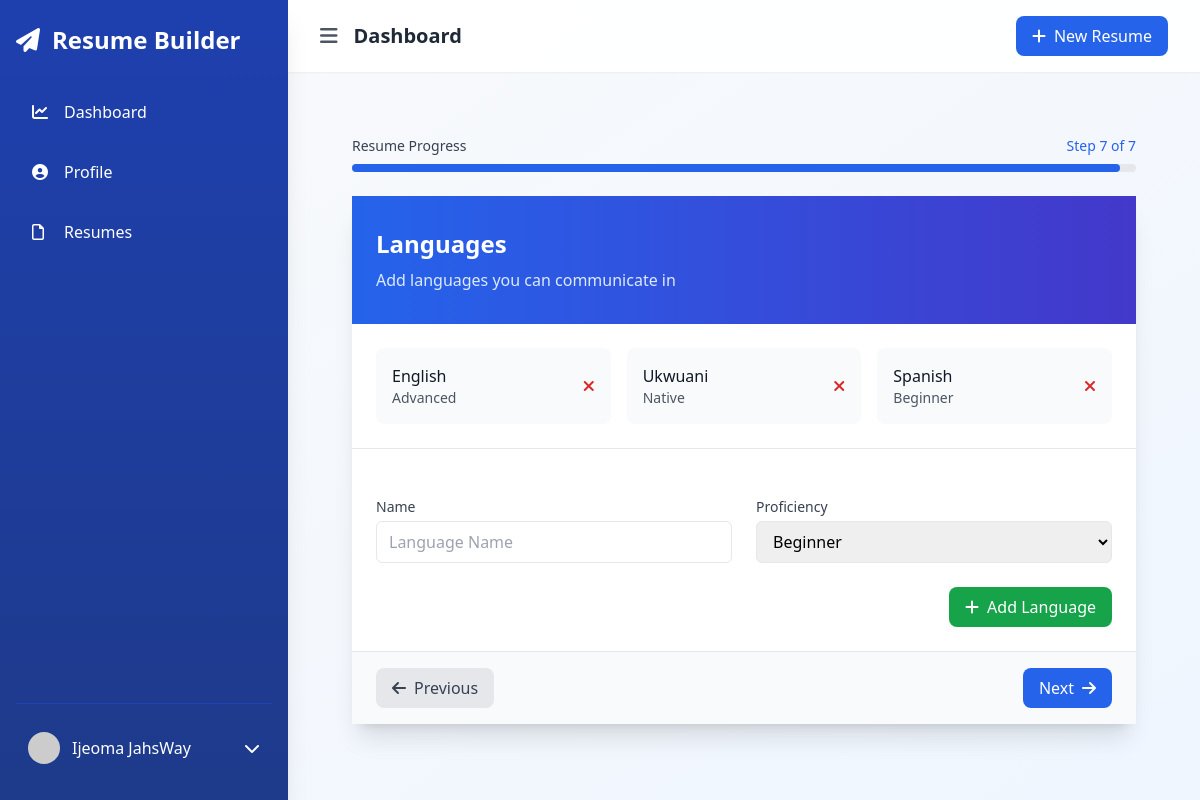
/resumes/novas-resume-962922d6/languages/ (signed in), run on the app's committed database.
### resumes/models.py (models this page shows)
class Language(models.Model):
    resume = models.ForeignKey(Resume, on_delete=models.CASCADE)
    name = models.CharField(max_length=50)
    proficiency = models.CharField(max_length=20)

### resumes/views.py (the view)
# urls.py: path('<slug:resume_slug>/languages/', views.languages, name='resume_languages'),
@login_required
def languages(request, resume_slug):
    resume = get_object_or_404(Resume, slug=resume_slug, user=request.user)
    languages = resume.language_set.all()
    if request.method == 'POST':
        form = LanguageForm(request.POST)
        if form.is_valid():
            language = form.save(commit=False)
            language.resume = resume
            language.save()
            messages.success(request, 'Language added successfully.')
            return redirect('resume_languages', resume_slug=resume.slug)
    else:
        form = LanguageForm()
    return render(request, 'resumes/languages.html', {
        'form': form,
        'languages': languages,
        'resume': resume,
        'section': 'languages'
    })

### resumes/forms.py
class LanguageForm(forms.ModelForm):
    class Meta:
        model = Language
        fields = ['name', 'proficiency']
        widgets = {
            'name': forms.TextInput(attrs={
                'class': 'w-full px-3 py-2 border rounded-md focus:outline-none focus:ring-2 focus:ring-blue-500',
                'placeholder': 'Language Name'
            }),
            'proficiency': forms.Select(attrs={
                'class': 'w-full px-3 py-2 border rounded-md focus:outline-none focus:ring-2 focus:ring-blue-500'
            }, choices=[
                ('Beginner', 'Beginner'),
                ('Intermediate', 'Intermediate'),
                ('Advanced', 'Fluent'),
                ('Native', 'Native')
            ])
        }

### core/context_processors.py (called while the page is built)
def site_settings(request):
    try:
        settings = SiteSettings.objects.first()
        templates = ResumeTemplate.objects.filter(is_active=True).order_by('?')
        return {
            'site_settings': settings,
            'featured_templates': templates
        }
    except:
        return {
            'site_settings': None,
            'featured_templates': []
        }

### resumes/templates/resumes/languages.html (shortened to what this page needs)
{% extends "accounts/dashboard_base.html" %}
{% block content %}
<div class="max-w-4xl mx-auto px-4 sm:px-6 lg:px-8 py-8">
    <div class="mb-6">
        <div class="flex justify-between items-center mb-2">
            <span class="text-sm font-medium text-gray-700">Resume Progress</span>
            <span class="text-sm font-medium text-blue-600">Step 7 of 7</span>
        </div>
        <div class="h-2 bg-gray-200 rounded-full">
            <div class="h-2 bg-blue-600 rounded-full" style="width: 98%"></div>
        </div>
    </div>
    <div class="bg-white rounded-2xl shadow-xl">
        <div class="bg-gradient-to-r from-blue-600 to-indigo-700 px-6 py-8">
            <h2 class="text-2xl font-bold text-white">Languages</h2>
            <p class="mt-2 text-blue-100">Add languages you can communicate in</p>
        </div>
        {% if languages %}
            <div class="p-6 border-b border-gray-200">
                <div class="grid grid-cols-1 sm:grid-cols-2 lg:grid-cols-3 gap-4">
                    {% for language in languages %}
                        <div class="bg-gray-50 rounded-lg p-4 flex justify-between items-center hover:bg-gray-100 transition-colors">
                            <div>
                                <h4 class="font-medium text-gray-900">{{ language.name }}</h4>
                                <p class="text-sm text-gray-600">{{ language.proficiency }}</p>
                            </div>
                            <form method="post" action="{% url 'delete_language' resume.slug language.id %}">
                                <button type="submit" class="text-red-600 hover:text-red-800 transition-colors">
                                    <i class="fas fa-times"></i>
                                </button>
                            </form>
                        </div>
                    {% endfor %}
                </div>
            </div>
        {% endif %}
        <div class="p-6">
            <form method="post" class="space-y-6">
                <div class="grid grid-cols-1 md:grid-cols-2 gap-6">
                    {% for field in form %}
                        <div class="space-y-1">
                            <label for="{{ field.id_for_label }}" class="block text-sm font-medium text-gray-700">
                                {{ field.label }}
                            </label>
                            {{ field }}
                        </div>
                    {% endfor %}
                </div>
                <div class="flex justify-end">
                    <button type="submit" class="inline-flex items-center px-4 py-2 bg-green-600 text-white rounded-lg hover:bg-green-700 transition-colors">
                        <i class="fas fa-plus mr-2"></i>Add Language
                    </button>
                </div>
            </form>
        </div>
        <div class="px-6 py-4 bg-gray-50 border-t border-gray-200 flex justify-between">
            <a href="{% url 'resume_certifications' resume.slug %}" class="inline-flex items-center px-4 py-2 bg-gray-200 text-gray-700 rounded-lg hover:bg-gray-300 transition-colors">
                <i class="fas fa-arrow-left mr-2"></i>Previous
            </a>
            <a href="{% url 'resume_references' resume.slug %}" class="inline-flex items-center px-4 py-2 bg-blue-600 text-white rounded-lg hover:bg-blue-700 transition-colors">
                Next<i class="fas fa-arrow-right ml-2"></i>
            </a>
        </div>
    </div>
</div>
{% endblock %}

### accounts/templates/accounts/dashboard_base.html (shortened to what this page needs)
<!DOCTYPE html>
<html lang="en">
<head>
    <script src="https://cdn.tailwindcss.com"></script>
    <link rel="stylesheet" href="https://cdnjs.cloudflare.com/ajax/libs/font-awesome/6.4.0/css/all.min.css">
</head>
<body class="bg-gradient-to-br from-gray-50 to-blue-50"
      x-data="{
          sidebarOpen: localStorage.getItem('sidebarOpen') === 'true' || window.innerWidth > 768,
          theme: localStorage.getItem('theme') || 'light'
      }"
      x-init="$watch('sidebarOpen', value => localStorage.setItem('sidebarOpen', value))">
    <div class="min-h-screen flex">
        <aside x-cloak
               :class="{'translate-x-0': sidebarOpen, '-translate-x-full hidden': !sidebarOpen}"
               class="fixed md:relative bg-gradient-to-b from-blue-800 to-blue-900 text-white w-72 min-h-screen z-30 sidebar-transition shadow-xl">
            <div class="h-full flex flex-col px-4 py-6">
                <div class="flex items-center justify-between mb-8">
                    <a href="{% url 'home' %}" class="text-2xl font-bold flex items-center group">
                        <i class="fas fa-paper-plane mr-3 transform group-hover:rotate-12 transition-transform"></i>
                        <span class="group-hover:text-blue-200 transition-colors">Resume Builder</span>
                    </a>
                </div>
                <nav class="flex-1">
                    <ul class="space-y-3">
                        <li x-data="{ isHovered: false }">
                            <a href="{% url 'dashboard' %}"
                               @mouseenter="isHovered = true"
                               @mouseleave="isHovered = false"
                               class="flex items-center py-3 px-4 rounded-lg transition-all duration-200 hover:bg-blue-700/50 relative overflow-hidden
                                    {% if request.path == '/dashboard/' %}bg-blue-700 border-l-4 border-white{% endif %}">
                                <i class="fas fa-chart-line w-5"></i>
                                <span class="ml-3">Dashboard</span>
                            </a>
                        </li>
                        <li x-data="{ isHovered: false }">
                            <a href="{% url 'update_profile' %}"
                               @mouseenter="isHovered = true"
                               @mouseleave="isHovered = false"
                               class="flex items-center py-3 px-4 rounded-lg transition-all duration-200 hover:bg-blue-700/50 relative overflow-hidden
                                    {% if request.path == '/profile/update/' %}bg-blue-700 border-l-4 border-white{% endif %}">
                                <i class="fas fa-user-circle w-5"></i>
                                <span class="ml-3">Profile</span>
                            </a>
                        </li>
                        <li x-data="{ isHovered: false }">
                            <a href="{% url 'resume_list' %}"
                               @mouseenter="isHovered = true"
                               @mouseleave="isHovered = false"
                               class="flex items-center py-3 px-4 rounded-lg transition-all duration-200 hover:bg-blue-700/50 relative overflow-hidden
                                    {% if request.path == '/resume_list/' %}bg-blue-700 border-l-4 border-white{% endif %}">
                                <i class="fa-regular fa-file w-5"></i>
                                <span class="ml-3">Resumes</span>
                            </a>
                        </li>
                    </ul>
                </nav>
                <div class="border-t border-blue-700/50 pt-4 space-y-2">
                    <div x-data="{ userMenuOpen: false }" class="relative">
                        <button @click="userMenuOpen = !userMenuOpen"
                                class="w-full flex items-center justify-between p-3 rounded-lg hover:bg-blue-700/50 transition-colors">
                            <div class="flex items-center">
                                <img src="{{ user.profile.profile_picture.url|default:'https://placehold.co/40x40' }}"
                                     alt="Profile"
                                     class="w-8 h-8 rounded-full object-cover">
                                <span class="ml-3">{{ user.get_full_name|default:user.username }}</span>
                            </div>
                            <i class="fas fa-chevron-down transition-transform"
                               :class="{ 'transform rotate-180': userMenuOpen }"></i>
                        </button>
                    </div>
                </div>
            </div>
        </aside>
        <div class="flex-1 flex flex-col min-h-screen w-full transition-all duration-300">
            <header class="glass-effect shadow-sm sticky top-0 z-10">
                <div class="flex justify-between items-center px-4 md:px-8 py-4">
                    <div class="flex items-center">
                        <button @click="sidebarOpen = !sidebarOpen"
                                class="text-gray-600 hover:text-gray-900 transition-colors">
                            <i class="fas fa-bars text-xl"></i>
                        </button>
                        <h1 class="ml-4 text-xl font-semibold text-gray-800">{% block header %}Dashboard{% endblock %}</h1>
                    </div>
                    <div class="flex items-center space-x-4">
                        <a href="{% url 'create_resume' %}"
                           class="bg-blue-600 text-white px-4 py-2 rounded-lg hover:bg-blue-700 transition-colors">
                            <i class="fas fa-plus mr-2"></i>New Resume
                        </a>
                    </div>
                </div>
            </header>
            <main class="flex-1 p-4 md:p-8">
                {% block content %}{% endblock %}
            </main>
        </div>
    </div>
</body>
</html>

### accounts/templates/accounts/dashboard_base.html (style rules this page uses)
.sidebar-transition { transition: all 0.3s cubic-bezier(0.4, 0, 0.2, 1); }
.glass-effect { background: rgba(255, 255, 255, 0.9); backdrop-filter: blur(10px); -webkit-backdrop-filter: blur(10px); }

### data on the page
Language: name "English", proficiency "Advanced"
Language: name "Ukwuani", proficiency "Native"
Language: name "Spanish", proficiency "Beginner"

### other printed values
{{ user.get_full_name|default:user.username }} "Ijeoma JahsWay"
{{ field.label }} "Name" "Proficiency"
